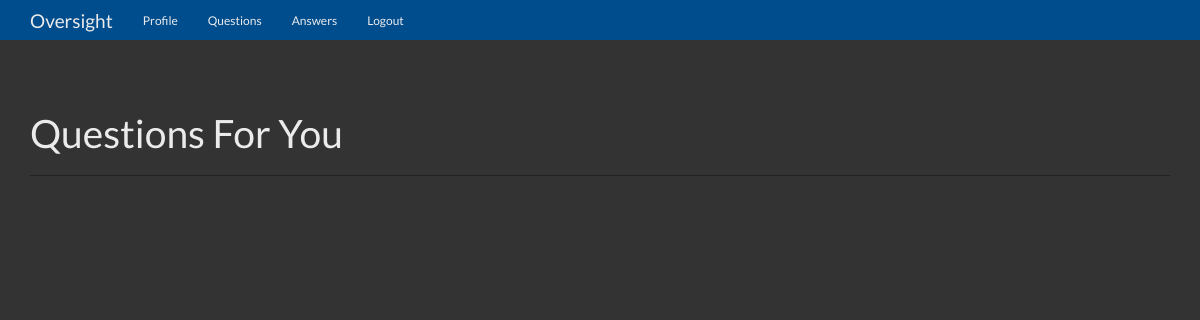
The app's page /unanswered (signed in), older data.
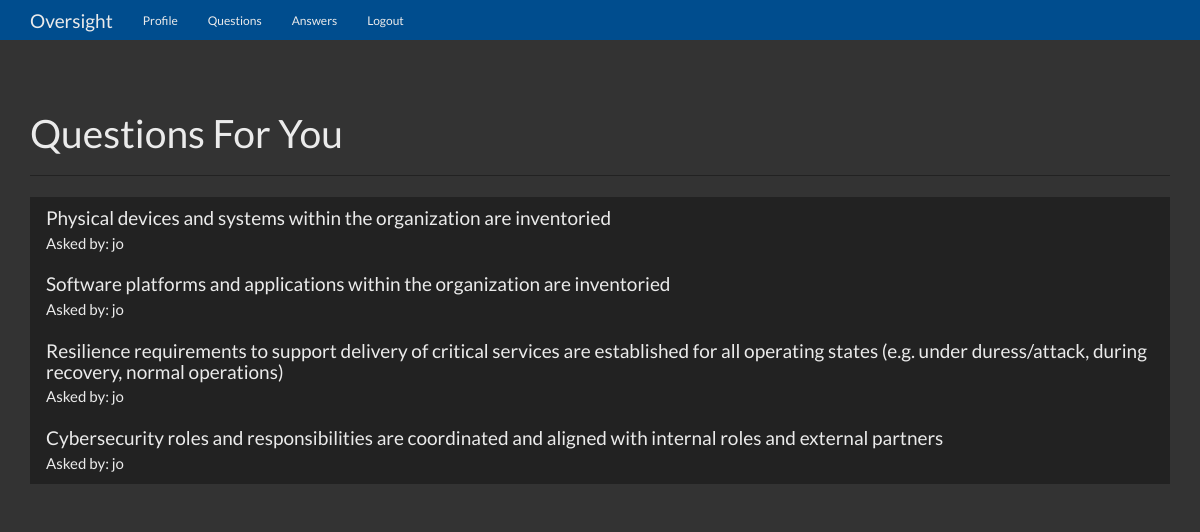
The same page, newer data.
### flaskqa/models.py (models this page shows, shortened)
class Question(db.Model):
    id = db.Column(db.Integer, primary_key=True)
    question = db.Column(db.Integer)
    answer = db.Column(db.Integer)
    asked_by_id = db.Column(db.Integer, db.ForeignKey('user.id'))
    expert_id = db.Column(db.Integer, db.ForeignKey('user.id'))
    nist_id = db.Column(db.String)
    nist_function = db.Column(db.String)
    nist_subcategory = db.Column(db.String)
    justification = db.Column(db.Text)

class User(UserMixin, db.Model):
    id = db.Column(db.Integer, primary_key=True)
    name = db.Column(db.String(50))
    password = db.Column(db.String(100))
    expert = db.Column(db.Boolean)
    admin = db.Column(db.Boolean)
    questions_asked = db.relationship(
        'Question',
        foreign_keys='Question.asked_by_id',
        backref='asker',
        lazy=True
    )
    answers_requested = db.relationship(
        'Question',
        foreign_keys='Question.expert_id',
        backref='expert',
        lazy=True
    )
    @property
    def unhashed_password(self):
        raise AttributeError('Cannot view unhashed password!')

### flaskqa/routes/main.py (the view)
@main.route('/unanswered')
@login_required
def unanswered():
    if not current_user.expert:
        return redirect(url_for('main.index'))
    unanswered_questions = Question.query\
    .filter_by(expert_id=current_user.id)\
    .filter(Question.answer == None)\
    .all()
    context = {
        'unanswered_questions' : unanswered_questions
    }
    return render_template('unanswered.html', **context)

### flaskqa/__init__.py (called while the page is built)
def create_app(config_file='settings.py'):
    app = Flask(__name__)
    app.config.from_pyfile(config_file)
    app.secret_key = b'\x10\x06@.\xcb\xac\xdb\xa7\xe8\x8d\xedi\x80O\ta.\xcc\x8a\x03&\x10C&'
    db.init_app(app)
    login_manager.init_app(app)
    login_manager.login_view = 'auth.login'
    @login_manager.user_loader
    def user_loader(user_id):
        return User.query.get(user_id)
    app.register_blueprint(main)
    app.register_blueprint(auth)
    app.cli.add_command(create_tables)
    return app

### flaskqa/templates/unanswered.html (shortened to what this page needs)
{% extends 'base.html' %}
{% block content %}
<div class="page-header">
        <h1>Questions For You</h1>
      </div>
      <div class="row">
        <div class="col-lg-12">
          <div class="list-group">
              {% for question in unanswered_questions %}
                <a href="{{ url_for('main.answer', question_id=question.id) }}" class="list-group-item">
                  <h4 class="list-group-item-heading">{{ question.question }}</h4>
                  <p class="list-group-item-text">Asked by: {{ question.asker.name }}</p>
                </a>
              {% endfor %}
          </div>
        </div>
      </div>
{% endblock %}

Row changes from the older to the newer data that the page shows:
now on this page (row edited): Question: question "Physical devices and systems within the organization are inventoried", asker.name "jo"
now on this page (row edited): Question: question "Software platforms and applications within the organization are inventoried", asker.name "jo"
now on this page (row edited): Question: question "Resilience requirements to support delivery of critical services are established for all operating states (e.g. under duress/attack, during recovery, normal operations)", asker.name "jo"
now on this page (row edited): Question: question "Cybersecurity roles and responsibilities are coordinated and aligned with internal roles and external partners", asker.name "jo"
